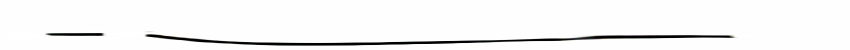
#> input picture SUS_Bend/utils/test.jpg, 1700 x 100 px (shown at 1/2 size)
$ python projection.py
#> lines starting #> are read from the running program, lines starting #| are printed output that depends on the picture; after the words box and inside, x2 and y2 are one past the last pixel; in counts of white or black regions, pixels touching at a corner belong together
import cv2
import numpy as np

def weightCtr(x):
	# print(x)
	if np.count_nonzero(x) == 0:
		return int((x.shape[0] + 1) / 2)
	else:
		return int(np.flatnonzero(x).mean())

# load as greyscale
im = cv2.imread('test.jpg', cv2.IMREAD_GRAYSCALE)
#> im: shape (100, 1700); min 0, max 255, mean 244.4

# invert
im = 255 - im
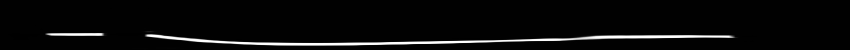
#> im: shape (100, 1700) (shown at 1/2 size); min 0, max 255, mean 10.6

# [4 lines of commented-out code are left out]
im = cv2.threshold(im, 200, 255, cv2.THRESH_BINARY)[1]
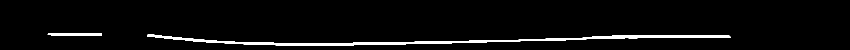
#> im: shape (100, 1700) (shown at 1/2 size); 3.3% white; 2 white regions, box (x1, y1, x2, y2) and area: (294, 69, 1462, 91) 5219, (95, 66, 204, 71) 427
# cv2.imshow("BIN", im)
# cv2.waitKey(0)

# calculate vertical projection
proj = np.sum(im, 0)
#> proj = 1700 values, max 1530 at index 386, min 0 at index 0, mean 846.9

# search for key points
m = np.max(proj)
#> m = 1530
proj = proj / m
#> proj = 1700 values, max 1 at index 386, min 0 at index 0, mean 0.554
th = 0.2

x0 = 0
y0 = 0
x1 = 0
y1 = 0
x2 = 0
y2 = 0
x3 = 0
y3 = 0

p = 0
for col in range(proj.shape[0]):
	if col >= 1000 and col <= 1400:
		continue

	if p == 0:
		if proj[col] >= th:
			x0 = col
			y0 = weightCtr(im[:, col])
			p = 1
	elif p == 1:
		if proj[col] < th:
			if col > 0:
				x1 = col - 1
				y1 = weightCtr(im[:, col - 1])
			else:
				x1 = col
				y1 = weightCtr(im[:, col])

			p = 2
	elif p == 2:
		if proj[col] >= th:
			x2 = col
			y2 = weightCtr(im[:, col])
			p = 3
	elif p == 3:
		if proj[col] < th:
			if col > 0:
				x3 = col - 1
				y3 = weightCtr(im[:, col - 1])
			else:
				x3 = col
				y3 = weightCtr(im[:, col])
			p = 4
#> this loop made 1700 passes
#> y0 on pass 97: 67
#> y1 on pass 205: 68
#> after the loop, p = 4; x0 = 96; x1 = 203; x2 = 294; x3 = 1460; y0 = 67; y1 = 68; y2 = 71; y3 = 73

print(x0, y0, x1, y1, x2, y2, x3, y3)
#| 96 67 203 68 294 71 1460 73
# cv2.line(im, (x0, y0), (x1, y1), (128, 128, 128), 5)
# cv2.line(im, (x2, y2), (x3, y3), (128, 128, 128), 5)

marks = np.zeros(shape=(128, 2), dtype=np.integer)
marks[0] = [x0, y0]
marks[15] = [x1, y1]
marks[16] = [x2, y2]
marks[127] = [x3, y3]

marks_base = np.zeros(shape=(128, 2), dtype=np.integer)
marks_base[0] = [x0, y0]
marks_base[15] = [x1, y1]
marks_base[16] = [x2, y2]
marks_base[127] = [x3, y3]

step = (x1 - x0) / 15
#> step = 7.13
stepY = (y1 - y0) / 15
#> stepY = 0.0667
for i in range(1, 15):
	newX = x0 + int(i * step)
	marks[i] = [newX, weightCtr(im[:, newX])]
	marks_base[i] = [newX, y0 + int(i * stepY)]
#> this loop made 14 passes
#> newX on passes 1 to 12: 103, 110, 117, 124, 131, 138, 145, 153, 160, 167, 174, 181
#> after the loop, marks = 128 pairs, first value 0 to 1460, second value 0 to 73; marks_base has the same summary as marks
	# print(marks[i])
	# cv2.line(im, (marks[i-1][0], marks[i-1][1]), (marks[i][0], marks[i][1]), (128, 128, 128), 5)

step = (x3 - x2) / 111
#> step = 10.5
stepY = (y3 - y2) / 111
#> stepY = 0.018
for i in range(17, 127):
	newX = x2 + int((i-16) * step)
	marks[i] = [newX, weightCtr(im[:, newX])]
	marks_base[i] = [newX, y2 + int(i * stepY)]
#> this loop made 110 passes
#> newX on passes 1 to 12: 304, 315, 325, 336, 346, 357, 367, 378, 388, 399, 409, 420
#> after the loop, marks = 128 pairs, first value 96 to 1460, second value 67 to 88; marks_base = 128 pairs, first value 96 to 1460, second value 67 to 73
	# print(marks[i])
	# cv2.line(im, (marks[i-1][0], marks[i-1][1]), (marks[i][0], marks[i][1]), (128, 128, 128), 5)


for i in range(0, 16):
	cv2.circle(im, (marks[i][0], marks[i][1]), 4, (128, 128, 128), 2)
	cv2.line(im, (marks[i][0], marks[i][1]), (marks_base[i][0], marks_base[i][1]), (64, 64, 64), 2)
	cv2.imshow("gen", im)
	cv2.waitKey(0)
#> this loop made 16 passes
#> pass 1, `cv2.imshow("gen", im)`:
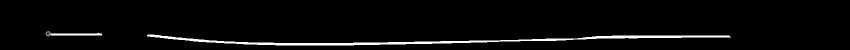
#> window 'gen': shape (100, 1700) (shown at 1/2 size); min 0, max 255, mean 8.5
#> after the loop:
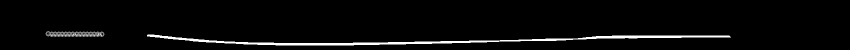
#> im: shape (100, 1700) (shown at 1/2 size); 0.59% of pixels changed, all inside (x1, y1, x2, y2) = (91, 62, 209, 74)
for i in range(16, 128):
	cv2.circle(im, (marks[i][0], marks[i][1]), 4, (128, 128, 128), 2)
	cv2.line(im, (marks[i][0], marks[i][1]), (marks_base[i][0], marks_base[i][1]), (64, 64, 64), 2)
	cv2.imshow("gen", im)
	cv2.waitKey(0)
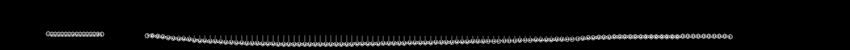
#> im: shape (100, 1700) (shown at 1/2 size); 6.03% of pixels changed, all inside (x1, y1, x2, y2) = (289, 66, 1466, 94)

cv2.imwrite('result.png', im)
'''


# create output image same height as text, 500 px wide
m = np.max(proj)
h = im.shape[0]
result = np.zeros((h, proj.shape[0]))

# draw a line for each row
for col in range(proj.shape[0]):
	print(proj[col] / m)
	cv2.line(result, (col, 0), (col, int(proj[col] * h / m)), (255, 255, 255), 1)

# save result
cv2.imwrite('result.png', result)
'''
